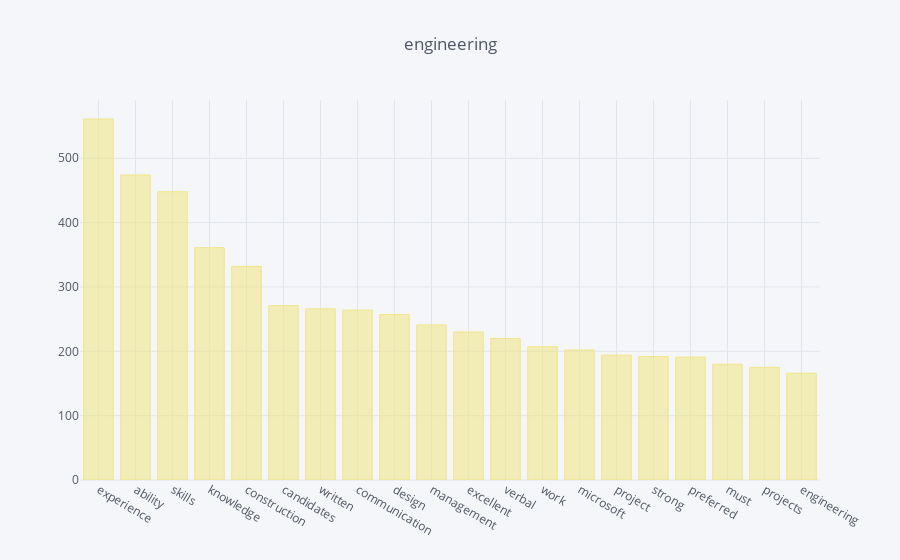

Notebook code for this chart:
### Code cell
preferred_skills(popular_categories.index[0]).iplot(title='engineering', kind='bar', color='khaki')

### Figure 1 — Plotly figure (JSON) as saved in the notebook; plotly's stock layout.template omitted (floating-point values rounded to 4 significant figures)
{"data": [{"marker": {"color": "rgba(240, 230, 140, 0.6)", "line": {"color": "rgba(240, 230, 140, 1.0)", "width": 1}}, "name": "None", "orientation": "v", "text": "", "type": "bar", "uid": "0a577710-110c-4bc9-8200-8719b444164a", "x": ["experience", "ability", "skills", "knowledge", "construction", "candidates", "written", "communication", "design", "management", "excellent", "verbal", "work", "microsoft", "project", "strong", "preferred", "must", "projects", "engineering"], "y": [561, 474, 448, 361, 332, 271, 266, 264, 257, 241, 230, 220, 207, 202, 194, 192, 191, 180, 175, 166]}], "layout": {"legend": {"bgcolor": "#F5F6F9", "font": {"color": "#4D5663"}}, "paper_bgcolor": "#F5F6F9", "plot_bgcolor": "#F5F6F9", "title": {"font": {"color": "#4D5663"}, "text": "engineering"}, "xaxis": {"gridcolor": "#E1E5ED", "showgrid": true, "tickfont": {"color": "#4D5663"}, "title": {"font": {"color": "#4D5663"}, "text": ""}, "zerolinecolor": "#E1E5ED"}, "yaxis": {"gridcolor": "#E1E5ED", "showgrid": true, "tickfont": {"color": "#4D5663"}, "title": {"font": {"color": "#4D5663"}, "text": ""}, "zerolinecolor": "#E1E5ED"}}}
